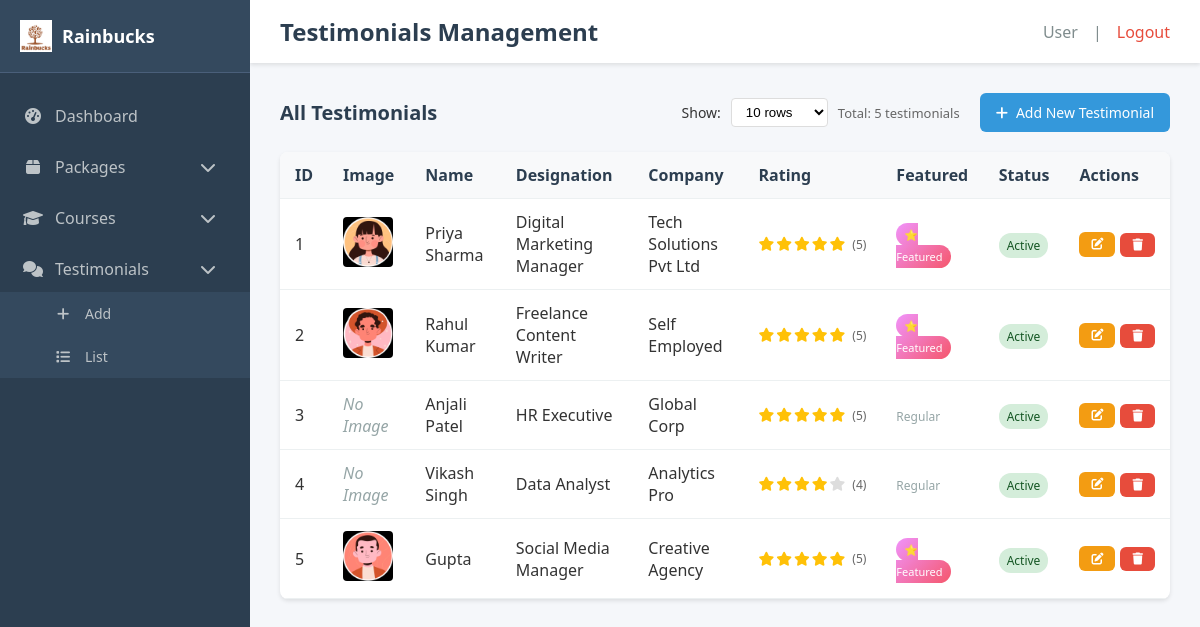
/admin/testimonials.php (signed in), run on the app's committed database.
### tables this page shows
CREATE TABLE `testimonials` (
  `id` int(11) NOT NULL,
  `name` varchar(255) NOT NULL,
  `designation` varchar(255) DEFAULT NULL,
  `company` varchar(255) DEFAULT NULL,
  `testimonial` text NOT NULL,
  `image` varchar(255) DEFAULT NULL,
  `rating` int(11) DEFAULT 5,
  `status` enum('active','inactive') DEFAULT 'active',
  `featured` tinyint(1) DEFAULT 0,
  `sort_order` int(11) DEFAULT 0,
  `created_at` timestamp NULL DEFAULT current_timestamp(),
  `updated_at` timestamp NULL DEFAULT current_timestamp() ON UPDATE current_timestamp()
);

### includes/db.php (called while the page is built, shortened)
<?php
require_once __DIR__ . '/config.php';
try {
    $pdo = new PDO("mysql:host=$host;dbname=$database;charset=utf8mb4", $username, $password);
    $pdo->setAttribute(PDO::ATTR_ERRMODE, PDO::ERRMODE_EXCEPTION);
    $pdo->setAttribute(PDO::ATTR_DEFAULT_FETCH_MODE, PDO::FETCH_ASSOC);
} catch(PDOException $e) {
    error_log("Database Connection Error: " . $e->getMessage());
    die("Database connection failed. Please try again later.");
}
function executeQuery($sql, $params = []) {
    global $pdo;
    try {
        $stmt = $pdo->prepare($sql);
        $stmt->execute($params);
        return $stmt;
    } catch(PDOException $e) {
        error_log("Query Error: " . $e->getMessage());
        throw new Exception("Database query failed");
    }
}
function fetchOne($sql, $params = []) {
    $stmt = executeQuery($sql, $params);
    return $stmt->fetch();
}
function fetchAll($sql, $params = []) {
    $stmt = executeQuery($sql, $params);
    return $stmt->fetchAll();
}
?>

### admin/testimonials.php (the view, shortened to what this page needs)
<?php
require_once '../includes/db.php';
$action = $_GET['action'] ?? 'list';
$items_per_page = isset($_GET['per_page']) ? (int)$_GET['per_page'] : 10;
$current_page = isset($_GET['page']) ? (int)$_GET['page'] : 1;
$offset = ($current_page - 1) * $items_per_page;
if ($action === 'list') {
    try {
        $total_testimonials = fetchOne("SELECT COUNT(*) as count FROM testimonials")['count'];
        $testimonials = fetchAll("
            SELECT * FROM testimonials
            ORDER BY id ASC
            LIMIT $items_per_page OFFSET $offset
        ");
    } catch (Exception $e) {
        $testimonials = [];
        $total_testimonials = 0;
        $total_pages = 0;
        $message = 'Failed to load testimonials: ' . $e->getMessage();
        $message_type = 'error';
    }
}
?>
<!DOCTYPE html>
<html lang="en">
<head>
    <link rel="stylesheet" href="https://cdnjs.cloudflare.com/ajax/libs/font-awesome/6.0.0/css/all.min.css">
    <link rel="stylesheet" href="admin-styles.css">
</head>
<body>
    <div class="admin-container">
        <?php include 'sidebar.php'; ?>
        <div class="main-content">
            <div class="top-header">
                <h1 class="page-title">
                    <?php
                    switch($action) {
                        default: echo 'Testimonials Management'; break;
                    }
                    ?>
                </h1>
                <div class="user-info">
                    <span>User</span>
                    <span>|</span>
                    <a href="logout.php">Logout</a>
                </div>
            </div>
            <div class="dashboard-content">
                <?php if ($action === 'list'): ?>
                    <div class="content-header">
                        <h2>All Testimonials</h2>
                        <div class="header-controls">
                            <div class="pagination-controls">
                                <label for="per_page">Show:</label>
                                <select id="per_page" onchange="changePerPage(this.value)">
                                    <option value="10" <?php echo $items_per_page == 10 ? 'selected' : ''; ?>>10 rows</option>
                                </select>
                                <span class="total-info">Total: <?php echo $total_testimonials; ?> testimonials</span>
                            </div>
                            <a href="testimonials.php?action=add" class="btn btn-primary">
                                <i class="fas fa-plus"></i> Add New Testimonial
                            </a>
                        </div>
                    </div>
                    <div class="table-container">
                        <table class="data-table">
                            <thead>
                                <tr>
                                    <th>ID</th>
                                    <th>Image</th>
                                    <th>Name</th>
                                    <th>Designation</th>
                                    <th>Company</th>
                                    <th>Rating</th>
                                    <th>Featured</th>
                                    <th>Status</th>
                                    <th>Actions</th>
                                </tr>
                            </thead>
                            <tbody>
                                <?php if (!empty($testimonials)): ?>
                                    <?php foreach ($testimonials as $test): ?>
                                        <tr>
                                            <td><?php echo $test['id']; ?></td>
                                            <td>
                                                <?php if (!empty($test['image'])): ?>
                                                    <img src="../assets/images/testimonials/<?php echo htmlspecialchars($test['image']); ?>"
                                                         alt="Testimonial Image" class="table-image">
                                                <?php else: ?>
                                                    <span class="no-image">No Image</span>
                                                <?php endif; ?>
                                            </td>
                                            <td><?php echo htmlspecialchars($test['name']); ?></td>
                                            <td><?php echo htmlspecialchars($test['designation']); ?></td>
                                            <td><?php echo htmlspecialchars($test['company']); ?></td>
                                            <td>
                                                <div class="rating-stars">
                                                    <?php for ($i = 1; $i <= 5; $i++): ?>
                                                        <i class="fas fa-star <?php echo $i <= $test['rating'] ? 'active' : ''; ?>"></i>
                                                    <?php endfor; ?>
                                                    <span>(<?php echo $test['rating']; ?>)</span>
                                                </div>
                                            </td>
                                            <td>
                                                <?php if ($test['featured']): ?>
                                                    <span class="featured-badge">⭐ Featured</span>
                                                <?php else: ?>
                                                    <span class="not-featured">Regular</span>
                                                <?php endif; ?>
                                            </td>
                                            <td>
                                                <span class="status-badge status-<?php echo $test['status']; ?>">
                                                    <?php echo ucfirst($test['status']); ?>
                                                </span>
                                            </td>
                                            <td>
                                                <div class="action-buttons">
                                                    <a href="testimonials.php?action=edit&id=<?php echo $test['id']; ?>"
                                                       class="btn btn-sm btn-warning">
                                                        <i class="fas fa-edit"></i>
                                                    </a>
                                                    <form method="POST" style="display: inline;"
                                                          onsubmit="return confirm('Are you sure you want to delete this testimonial?');">
                                                        <button type="submit" class="btn btn-sm btn-danger">
                                                            <i class="fas fa-trash"></i>
                                                        </button>
                                                    </form>
                                                </div>
                                            </td>
                                        </tr>
                                    <?php endforeach; ?>
                                <?php else: ?>
                                    <tr>
                                        <td colspan="9" class="text-center">No testimonials found. <a href="testimonials.php?action=add">Add your first testimonial</a></td>
                                    </tr>
                                <?php endif; ?>
                            </tbody>
                        </table>
                    </div>
                <?php endif; ?>
            </div>
        </div>
    </div>
</body>
</html>

### admin/admin-styles.css (style rules this page uses)
* { margin: 0; padding: 0; box-sizing: border-box; }
body { font-family: 'Segoe UI', Tahoma, Geneva, Verdana, sans-serif; background-color: #f5f7fa; color: #333; }
.admin-container { display: flex; min-height: 100vh; }
.main-content { flex: 1; margin-left: 250px; background: #f5f7fa; }
.top-header { background: white; padding: 15px 30px; box-shadow: 0 2px 4px rgba(0,0,0,0.1); display: flex; justify-content: space-between; align-items: center; }
.page-title { font-size: 24px; font-weight: 600; color: #2c3e50; }
.user-info { display: flex; align-items: center; gap: 15px; }
.user-info span { color: #7f8c8d; }
.user-info a { color: #e74c3c; text-decoration: none; font-weight: 500; }
.dashboard-content { padding: 30px; }
.content-header { display: flex; justify-content: space-between; align-items: center; margin-bottom: 20px; }
.content-header h2 { color: #2c3e50; font-size: 20px; font-weight: 600; }
.btn { display: inline-flex; align-items: center; gap: 8px; padding: 10px 16px; border: none; border-radius: 6px; text-decoration: none; font-weight: 500; font-size: 14px; cursor: pointer; transition: all 0.3s ease; }
.btn-primary { background: #3498db; color: white; }
.btn-warning { background: #f39c12; color: white; }
.btn-danger { background: #e74c3c; color: white; }
.btn-sm { padding: 6px 12px; font-size: 12px; }
.table-container { background: white; border-radius: 8px; overflow: hidden; box-shadow: 0 2px 4px rgba(0,0,0,0.1); }
.data-table { width: 100%; border-collapse: collapse; }
.data-table th, .data-table td { padding: 12px 15px; text-align: left; border-bottom: 1px solid #ecf0f1; }
.data-table th { background: #f8f9fa; font-weight: 600; color: #2c3e50; }
.table-image { width: 50px; height: 50px; object-fit: cover; border-radius: 4px; }
.no-image { color: #95a5a6; font-style: italic; }
.status-badge { padding: 4px 8px; border-radius: 12px; font-size: 12px; font-weight: 500; }
.status-active { background: #d4edda; color: #155724; }
.action-buttons { display: flex; gap: 5px; }
.rating-stars { display: flex; align-items: center; gap: 2px; }
.rating-stars .fas.fa-star { color: #ddd; font-size: 14px; }
.rating-stars .fas.fa-star.active { color: #ffc107; }
.rating-stars span { margin-left: 5px; font-size: 12px; color: #666; }
.featured-badge { background: linear-gradient(135deg, #f093fb 0%, #f5576c 100%); color: white; padding: 4px 8px; border-radius: 12px; font-size: 11px; font-weight: 500; }
.not-featured { color: #95a5a6; font-size: 12px; }

### admin/testimonials.php (style rules this page uses)
.header-controls { display: flex; justify-content: space-between; align-items: center; gap: 20px; }
.pagination-controls { display: flex; align-items: center; gap: 10px; font-size: 14px; }
.pagination-controls select { padding: 5px 10px; border: 1px solid #ddd; border-radius: 4px; background: white; }
.total-info { color: #666; font-size: 13px; }

### data on the page
testimonials: id "1", image (picture), name "Priya Sharma", designation "Digital Marketing Manager", company "Tech Solutions Pvt Ltd", rating "5", featured "⭐ Featured", status "Active"
testimonials: id "2", image (picture), name "Rahul Kumar", designation "Freelance Content Writer", company "Self Employed", rating "5", featured "⭐ Featured", status "Active"
testimonials: id "3", shows "No Image", name "Anjali Patel", designation "HR Executive", company "Global Corp", rating "5", featured "Regular", status "Active"
testimonials: id "4", shows "No Image", name "Vikash Singh", designation "Data Analyst", company "Analytics Pro", rating "4", featured "Regular", status "Active"
testimonials: id "5", image (picture), name "Gupta", designation "Social Media Manager", company "Creative Agency", rating "5", featured "⭐ Featured", status "Active"

### other printed values
$total_testimonials "5"
